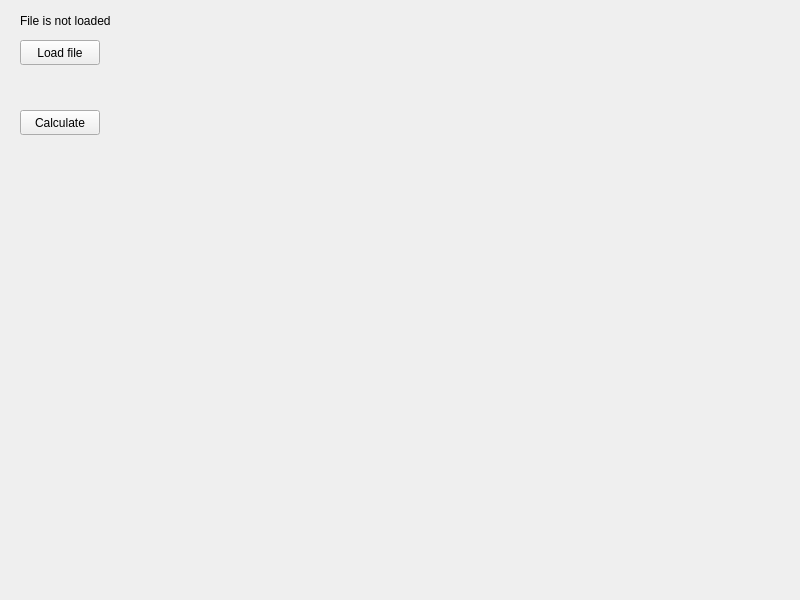
<?xml version="1.0" encoding="UTF-8"?>
<ui version="4.0">
 <class>MainWindow</class>
 <widget class="QMainWindow" name="MainWindow">
  <property name="geometry">
   <rect>
    <x>0</x>
    <y>0</y>
    <width>800</width>
    <height>600</height>
   </rect>
  </property>
  <property name="windowTitle">
   <string>MainWindow</string>
  </property>
  <widget class="QWidget" name="centralwidget">
   <widget class="QPushButton" name="loadFileButton">
    <property name="geometry">
     <rect>
      <x>20</x>
      <y>40</y>
      <width>80</width>
      <height>25</height>
     </rect>
    </property>
    <property name="text">
     <string>Load file</string>
    </property>
   </widget>
   <widget class="QPushButton" name="calculateInterpolationButton">
    <property name="geometry">
     <rect>
      <x>20</x>
      <y>110</y>
      <width>80</width>
      <height>25</height>
     </rect>
    </property>
    <property name="text">
     <string>Calculate</string>
    </property>
   </widget>
   <widget class="QLabel" name="fileLoadedStatusLabel">
    <property name="geometry">
     <rect>
      <x>20</x>
      <y>10</y>
      <width>211</width>
      <height>21</height>
     </rect>
    </property>
    <property name="text">
     <string>File is not loaded</string>
    </property>
   </widget>
   <widget class="QCustomPlot" name="customPlot" native="true">
    <property name="geometry">
     <rect>
      <x>120</x>
      <y>40</y>
      <width>651</width>
      <height>511</height>
     </rect>
    </property>
   </widget>
  </widget>
 </widget>
 <customwidgets>
  <customwidget>
   <class>QCustomPlot</class>
   <extends>QWidget</extends>
   <header>qcustomplot.h</header>
   <container>1</container>
  </customwidget>
 </customwidgets>
 <resources/>
 <connections/>
</ui>
